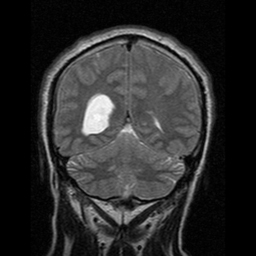
%> input picture Source Code/Test Images/Benign/Brain_Benign (1).jpg, 256 x 256 px
$ octave Brain_Tumor_Detection_SourceCode_DEMO.m   (GNU Octave 9; MATLAB toolbox functions it lacks are replaced by stand-ins)
%> lines starting %> are read from the running program, lines starting %| are printed output that depends on the picture; in (x1, y1, x2, y2) boxes, pixels count from 0 and x2, y2 are one past the last pixel; in counts of white or black regions, pixels touching at a corner belong together; the program's own positions count from 1
%> the answer given: Test Images/Benign/Brain_Benign (1).jpg
%> further down, image_data is the input picture: size 256x256 uint8; min 0, max 252, mean 43.5
### Source Code/anisodiff.m
function diff_im = anisodiff(im, num_iter, delta_t, kappa,option)
%> called with num_iter = 10, delta_t = 0.143, kappa = 15, option = 2
% Convert input image to double.
im = double(im);
% PDE (partial differential equation) initial condition.
diff_im = im;
% Center pixel distances.
dx = 1;
dy = 1;
dd = sqrt(2);
% 2D convolution masks - finite differences.
hN = [0 1 0; 0 -1 0; 0 0 0];
hS = [0 0 0; 0 -1 0; 0 1 0];
hE = [0 0 0; 0 -1 1; 0 0 0];
hW = [0 0 0; 1 -1 0; 0 0 0];
hNE = [0 0 1; 0 -1 0; 0 0 0];
hSE = [0 0 0; 0 -1 0; 0 0 1];
hSW = [0 0 0; 0 -1 0; 1 0 0];
hNW = [1 0 0; 0 -1 0; 0 0 0];
% Anisotropic diffusion.
for t = 1:num_iter
 % Finite differences. [imfilter(.,.,'conv') can bereplaced by conv2(.,.,'same')]
 nablaN = imfilter(diff_im,hN,'conv');
 nablaS = imfilter(diff_im,hS,'conv');
 nablaW = imfilter(diff_im,hW,'conv');
 nablaE = imfilter(diff_im,hE,'conv');
 nablaNE = imfilter(diff_im,hNE,'conv');
 nablaSE = imfilter(diff_im,hSE,'conv');
 nablaSW = imfilter(diff_im,hSW,'conv');
 nablaNW = imfilter(diff_im,hNW,'conv');

 % Diffusion function.
 if option == 1
 cN = exp(-(nablaN/kappa).^2);
 cS = exp(-(nablaS/kappa).^2);
 cW = exp(-(nablaW/kappa).^2);
 cE = exp(-(nablaE/kappa).^2);
 cNE = exp(-(nablaNE/kappa).^2);
 cSE = exp(-(nablaSE/kappa).^2);
 cSW = exp(-(nablaSW/kappa).^2);
 cNW = exp(-(nablaNW/kappa).^2);
 elseif option == 2
 cN = 1./(1 + (nablaN/kappa).^2);
 cS = 1./(1 + (nablaS/kappa).^2);
 cW = 1./(1 + (nablaW/kappa).^2);
 cE = 1./(1 + (nablaE/kappa).^2);
 cNE = 1./(1 + (nablaNE/kappa).^2);
 cSE = 1./(1 + (nablaSE/kappa).^2);
 cSW = 1./(1 + (nablaSW/kappa).^2);
 cNW = 1./(1 + (nablaNW/kappa).^2);
 end
 % Discrete PDE solution.
 diff_im = diff_im + ...
 delta_t*(...
 (1/(dy^2))*cN.*nablaN + (1/(dy^2))*cS.*nablaS + ...
 (1/(dx^2))*cW.*nablaW + (1/(dx^2))*cE.*nablaE + ...
 (1/(dd^2))*cNE.*nablaNE + (1/(dd^2))*cSE.*nablaSE + ...
 (1/(dd^2))*cSW.*nablaSW + (1/(dd^2))*cNW.*nablaNW );
end
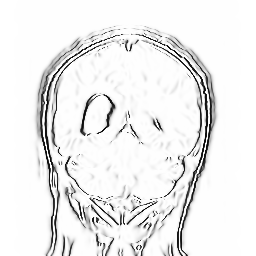
%> cW: size 256x256 double; min 0.02, max 1, mean 0.934; mean of the top-left, top-right, bottom-left and bottom-right quarters 0.937, 0.948, 0.919, 0.93

### Source Code/Brain_Tumor_Detection_SourceCode_DEMO.m
clear;
clc;
ext='*.jpg';
folder='C:\Users\Lenovo\Desktop\MATLAB Project\Source Code\Test Images';
image=uigetfile([folder '\' ext])
image_data=imread(image);
figure(1);
imshow(image_data);
title('Original Image');

num_iter = 10;
 delta_t = 1/7;
 kappa = 15;
 option = 2;
 disp('Preprocessing image please wait . . .');
 image_data = anisodiff(image_data,num_iter,delta_t,kappa,option);
 image_data= uint8(image_data);

imshow(image_data);
title('Reduce Noise');


%Binary Convertion
BW=im2bw(image_data,0.7);
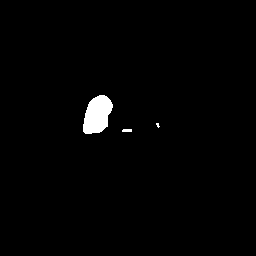
%> BW: size 256x256 logical; 1.3% white; 3 white regions (1 under 20 px), largest, box (x1, y1, x2, y2) and area: (83, 95, 113, 134) 842, (122, 129, 132, 132) 29
label=bwlabel(BW);
%> label: size 256x256 double; 4 distinct labels, from 0 to 3


%Finding Tumor & Size
stats=regionprops(BW,'Solidity','Area');
%> stats = 3 regions; Area and Solidity: 842 0.947, 29 1, 12 0.857
density=[stats.Solidity];
%> density = [0.947 1 0.857]
area=[stats.Area];
%> area = [842 29 12]

high_dens=density>0.5;
%> high_dens = [true true true]
max_area=max(area(high_dens));
%> max_area = 842
tumor_label=find(area==max_area);
%> tumor_label = 1
tumor=ismember(label,tumor_label);
%> tumor: size 256x256 logical; 1.3% white; 1 white region, box (x1, y1, x2, y2) and area: (83, 95, 113, 134) 842

se=strel('square',5);
tumor=imdilate(tumor,se);
%> tumor: size 256x256 logical; 1.7% white; 1 white region, box (x1, y1, x2, y2) and area: (81, 93, 115, 136) 1134

%Number of pixel of Tumor
nopixt=sum(sum(tumor==1));
%> nopixt = 1134

figure(2);
imshow(tumor);
title('Tumor Alone');

%Marking Tumor
[B,L]=bwboundaries(tumor,'noholes');
%> B = 1 boundary; box (x1, y1, x2, y2) and points: (81, 93, 115, 136) 117
figure(3);
imshow(image_data);
hold on;
for i=1:length(B)
    plot(B{i}(:,2),B{i}(:,1),'red','linewidth',2);
end;
%> this loop made 1 pass
title('Tumor Region');
%> figure, not shown here; its title reads 'Tumor Region'
hold off;

%Findimg Brain
BW1=im2bw(image_data,0.2);
%> BW1: size 256x256 logical; 39% white; 8 white regions (1 under 20 px), largest, box (x1, y1, x2, y2) and area: (53, 39, 202, 225) 19931, (40, 26, 214, 256) 3691, (65, 185, 114, 256) 1059
label1=bwlabel(BW1);
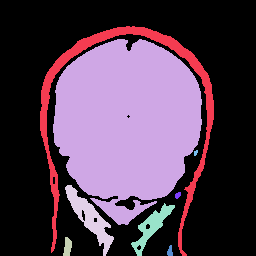
%> label1: size 256x256 double; 9 distinct labels, from 0 to 8; one colour per label, 0 black
stats1=regionprops(BW1,'Solidity','Area');
%> stats1 = 8 regions; Area and Solidity: 19931 0.961, 3691 0.108, 1059 0.77, 682 0.697, 123 0.898, 47 0.904, 31 0.969, 18 0.9
density1=[stats1.Solidity];
%> density1 = [0.108 0.961 0.898 0.77 0.697 0.904 0.969 0.9]
area1=[stats1.Area];
%> area1 = [3691 19931 123 1059 682 47 31 18]

high_dens1=density1>0.6;
%> high_dens1 = [false true true true true true true true]
max_area1=max(area1(high_dens1));
%> max_area1 = 19931
brain_label=find(area1==max_area1);
%> brain_label = 2
brain=ismember(label1,brain_label);
%> brain: size 256x256 logical; 30.4% white; 1 white region, box (x1, y1, x2, y2) and area: (53, 39, 202, 225) 19931

se1=strel('square',5);
brain=imdilate(brain,se1);
%> brain: size 256x256 logical; 33% white; 1 white region, box (x1, y1, x2, y2) and area: (51, 37, 204, 227) 21652
figure(4);
imshow(brain);
title('Brain Alone');


%Classification
[cA1,cH1,cV1,cD1] = dwt2(tumor,'db4');
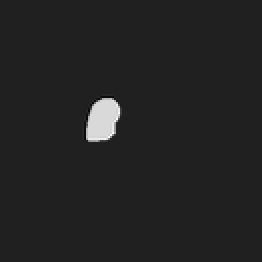
%> cA1: size 131x131 double (shown 2 times larger); min -0.352, max 2.41, mean 0.033; drawn with min black and max white
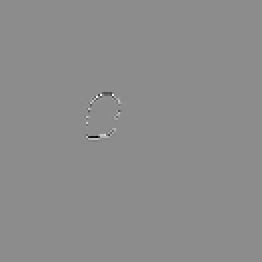
%> cH1: size 131x131 double (shown 2 times larger); min -0.77, max 0.625, mean -5.83e-05; drawn with min black and max white
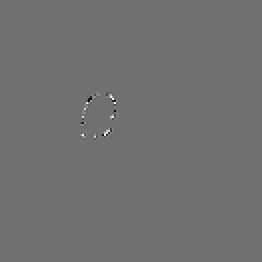
%> cD1: size 131x131 double (shown 2 times larger); min -0.37, max 0.47, mean 0.000175; drawn with min black and max white
[cA2,cH2,cV2,cD2] = dwt2(cA1,'db4');
[cA3,cH3,cV3,cD3] = dwt2(cA2,'db4');

DWT_feat = [cA3,cH3,cV3,cD3];
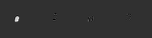
%> DWT_feat: size 38x152 double; min -2.37, max 10.17, mean 0.0239; drawn with min black and max white
G = pca(DWT_feat);
whos DWT_feat;
whos G;
g = graycomatrix(G);
%> g = [5402 45 13 10 5 2 1 16; 41 7 3 5 1 1 0 1; 11 4 0 0 0 2 1 0; 12 1 2 3 1 1 0 0; 8 1 0 0 0 0 0 0; 5 1 0 0 0 0 0 0; 2 0 0 0 0 0 0 0; 16 0 0 0 0 0 0 0]
stats = graycoprops(g,'Contrast Correlation Energy Homogeneity');
%> stats = {Contrast 0.462}
Contrast = stats.Contrast;
%> Contrast = 0.462
%> (the run ends here)

$ run again, on Source Code/Test Images/Benign/Brain_Benign (12).jpg
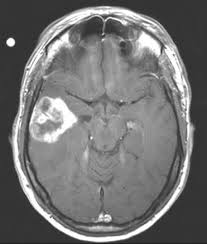
%> input picture Source Code/Test Images/Benign/Brain_Benign (12).jpg, 207 x 244 px
%> image_data is the input picture: size 244x207x3 uint8; min 22, max 255, mean 114.5
%> BW: size 244x207 logical; 10.7% white; 16 white regions (9 under 20 px), largest, box (x1, y1, x2, y2) and area: (13, 6, 192, 242) 3411, (30, 97, 78, 143) 1118, (136, 32, 160, 57) 341
%> label: size 244x207 double; 17 distinct labels, from 0 to 16
%> `stats=regionprops(BW,'Solidity','Area');`: stats = 16 regions; largest, Area and Solidity: 3411 0.101, 1118 0.713, 341 0.8, 300 0.694, 65 0.855
%> density = [1 0.101 0.713 1 0.694 0.95 1 0.833 0.855 1 0.472 0.941 0.8 1 1 1]
%> area = [54 3411 1118 3 300 19 3 10 65 4 51 16 341 3 2 5]
%> high_dens = [true false true true true true true true true true false true true true true true]
%> max_area = 1118
%> tumor_label = 3
%> nopixt = 1716
%> L: size 244x207 double; values 0 (black) and 1 (white), 3.4% white; 1 white region, box (x1, y1, x2, y2) and area: (28, 95, 80, 145) 1716
%> B = 1 boundary; box (x1, y1, x2, y2) and points: (28, 95, 80, 145) 161
%> the loop `for i=1:length(B)` made 1 pass
%> `BW1=im2bw(image_data,0.2);`:
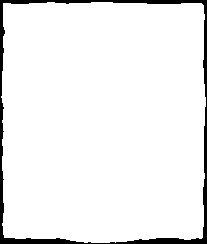
%> BW1: size 244x207 logical; 94.3% white; 1 black region, box (x1, y1, x2, y2) and area: (0, 0, 207, 244) 2869
%> stats1 = 1 region; Area and Solidity: 47639 0.981
%> density1 = 0.981
%> area1 = 47639
%> high_dens1 = true
%> max_area1 = 47639
%> brain_label = 1
%> brain: size 244x207 logical; 98% white; 11 black regions (3 under 20 px), largest, box (x1, y1, x2, y2) and area: (129, 181, 207, 244) 300, (0, 228, 74, 244) 235, (115, 0, 207, 12) 136
%> `DWT_feat = [cA3,cH3,cV3,cD3];`:
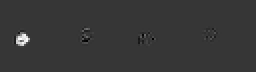
%> DWT_feat: size 36x128 double (shown 2 times larger); min -2.44, max 9, mean 0.0459; drawn with min black and max white
%> g = [4225 58 15 11 6 2 0 13; 58 10 2 4 0 3 0 0; 17 3 3 0 2 0 0 0; 13 4 0 1 2 0 0 0; 7 1 1 0 0 1 0 0; 4 1 1 0 0 0 0 0; 0 0 0 0 0 0 0 0; 11 0 1 0 0 0 0 0]
%> `stats = graycoprops(g,'Contrast Correlation Energy Homogeneity');`: stats = {Contrast 0.481}
%> Contrast = 0.481

$ run again, on Source Code/Test Images/Benign/Brain_Benign (13).jpg
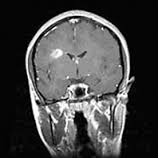
%> input picture Source Code/Test Images/Benign/Brain_Benign (13).jpg, 158 x 158 px
%> image_data is the input picture: size 158x158x3 uint8; min 0, max 255, mean 69.6
%> BW: size 158x158 logical; 8.7% white; 29 white regions (18 under 20 px), largest, box (x1, y1, x2, y2) and area: (26, 11, 130, 146) 942, (57, 99, 103, 132) 568, (115, 101, 126, 145) 183
%> label: size 158x158 double; 30 distinct labels, from 0 to 29
%> `stats=regionprops(BW,'Solidity','Area');`: stats = 29 regions; largest, Area and Solidity: 942 0.098, 568 0.46, 183 0.53, 86 0.935, 70 0.603
%> density = 29 values, max 1 at index 2, min 0.098 at index 1, mean 0.842
%> area = 29 values, max 942 at index 1, min 1 at index 29, mean 75.21
%> high_dens = 29 logical values, 27 true
%> max_area = 183
%> tumor_label = 25
%> nopixt = 448
%> L: size 158x158 double; values 0 (black) and 1 (white), 1.8% white; 1 white region, box (x1, y1, x2, y2) and area: (113, 99, 128, 147) 448
%> B = 1 boundary; box (x1, y1, x2, y2) and points: (113, 99, 128, 147) 114
%> the loop `for i=1:length(B)` made 1 pass
%> `BW1=im2bw(image_data,0.2);`:
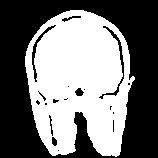
%> BW1: size 158x158 logical; 46.5% white; 1 white region, box (x1, y1, x2, y2) and area: (25, 10, 135, 157) 11601
%> stats1 = 1 region; Area and Solidity: 11601 0.877
%> density1 = 0.877
%> area1 = 11601
%> high_dens1 = true
%> max_area1 = 11601
%> brain_label = 1
%> brain: size 158x158 logical; 53.9% white; 3 black regions (1 under 20 px), largest, box (x1, y1, x2, y2) and area: (0, 0, 158, 158) 11023, (58, 115, 100, 158) 470
%> `DWT_feat = [cA3,cH3,cV3,cD3];`:
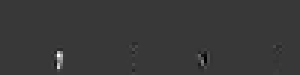
%> DWT_feat: size 25x100 double (shown 3 times larger); min -2.61, max 9.17, mean 0.0233; drawn with min black and max white
%> g = [2246 26 9 13 7 3 1 4; 33 3 0 0 0 0 0 1; 6 2 2 1 1 2 0 0; 13 0 2 0 1 0 1 0; 3 3 0 3 0 0 1 0; 3 1 1 0 0 0 0 0; 3 1 0 0 0 0 0 0; 2 1 1 0 0 0 0 0]
%> `stats = graycoprops(g,'Contrast Correlation Energy Homogeneity');`: stats = {Contrast 0.55}
%> Contrast = 0.55
